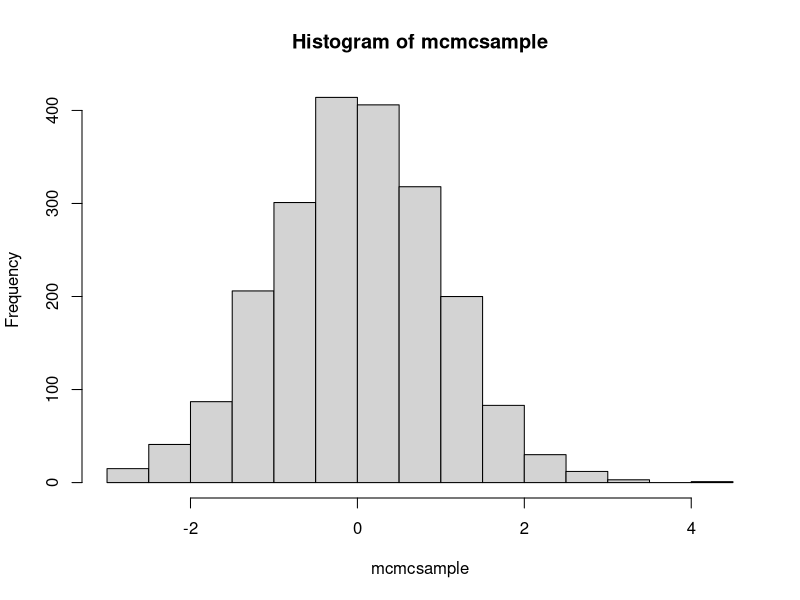
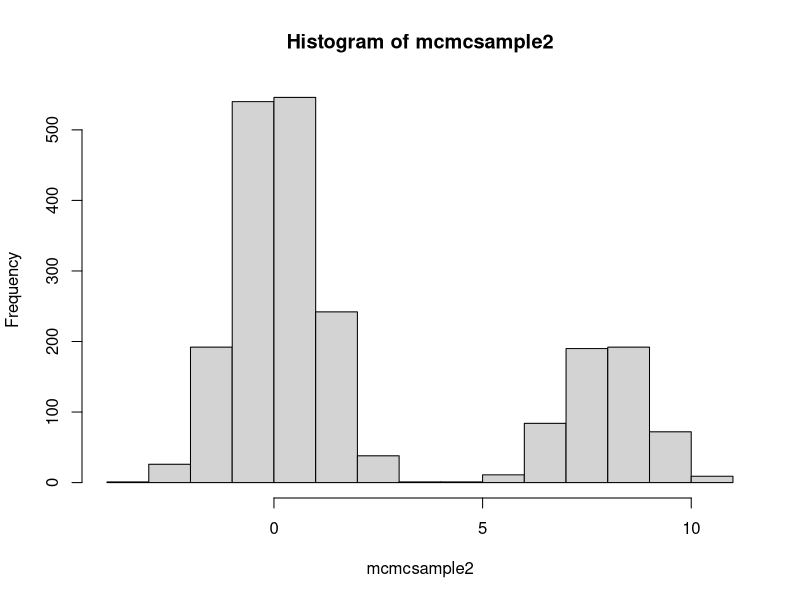

Reproduce these figures in R, in order.
pi <- c(3/4, 1/4)
mu <- c(0, 8)
sd <- c(1, 1)


accept_prob <- function(x, x1, mu, sd, pi){
  px <- pi[1]*dnorm(x, mu[1], 1) + pi[2]*dnorm(x, mu[2], 1)
  px1 <- pi[1]*dnorm(x1, mu[1], 1) + pi[2]*dnorm(x1, mu[2], 1)
  qx <- dnorm(x, mean = x1, sd)
  qx1 <- dnorm(x1, mean = x, sd)
  
  return(min(1, (px1*qx)/(px*qx1)))
}

#### Question 2a ####

run_mcmc1 <- function(iterations){
  x <- 0
  sample <- numeric()
  for(i in 1:3000){
    x1 <- rnorm(1, mean = x, sd = 1)
    p <- min(1, accept_prob(x, x1, mu, 1, pi))
    propose <- rbinom(1, 1, p)
    if(propose == 1){
      sample <- c(sample, x1)
      x <- x1
    }
  }
  sample
}


set.seed(98)
mcmcsample <- run_mcmc1(3000)
mean(mcmcsample)  # estimator of E(w)
length(mcmcsample)  # number of successesful samples
hist(mcmcsample)


### question 2b ###

run_mcmc2 <- function(iter){
  x <- 0
  sample <- numeric()
  flips <- rbinom(iter, 1, 1/2)
  for(i in 1:iter){
    x1 <- rnorm(1, mean = x, sd = 1)
    p <- ifelse(flips[i] == 1, min(1, accept_prob(x, x1, mu, 1, pi)), min(1, accept_prob(x, x1, mu, 10, pi)))
    propose <- rbinom(1, 1, p)
    if(propose == 1){
      sample <- c(sample, x1)
      x <- x1
    }
  }
  sample
}


set.seed(0604)
mcmcsample2 <- run_mcmc2(3000)

mean(mcmcsample2)  # estimator of E(w)
length(mcmcsample2)  # number of successesful samples
hist(mcmcsample2)




  